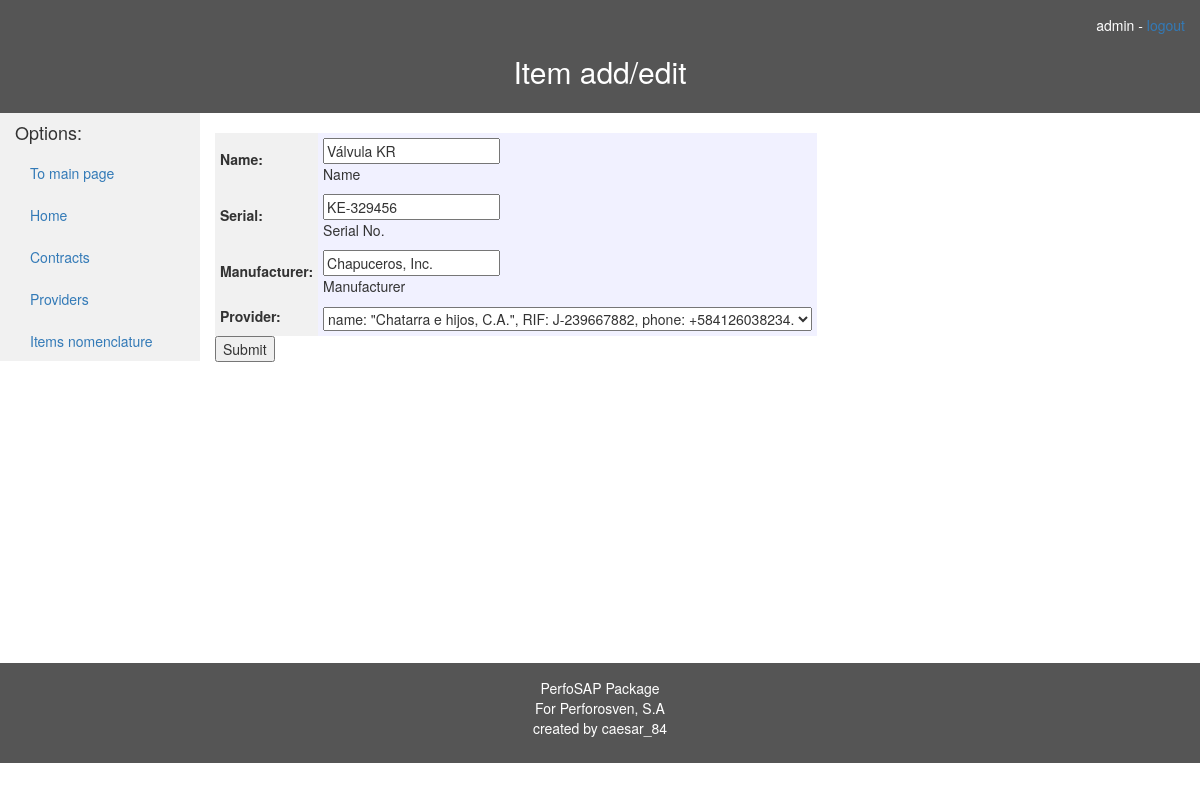
The page /procura/item/1/edit (signed in) on the database its author committed.
### procura/models.py (models this page shows, shortened)
class Item(models.Model):
    name = models.CharField(max_length=100, help_text="Name")
    serial = models.CharField(max_length=50, help_text="Serial No.")
    manufacturer = models.CharField(max_length=50, help_text="Manufacturer")
    provider = models.ForeignKey(Provider)
    class Meta:
        ordering = ["provider", "name"]

class LegalEntity(models.Model):
    name = models.CharField(max_length=100, help_text="Name")
    rif = models.CharField(max_length=11, help_text="RIF")
    address = models.TextField(help_text="Address")
    phone_num = models.CharField(max_length=15, help_text="Phone number")

### procura/views.py (the view)
# urls.py: url(r'^item/(?P<pk>\d+)/edit$', procura.views.UpdateItem.as_view(), name='edit-item'),
@method_decorator(login_required, name='dispatch')
class UpdateItem(UpdateView):
    model = Item
    fields = '__all__'

### procura/models.py (called while the page is built)
    def __str__(self):
        return "name: \"{0}\", " \
               "RIF: {1}, " \
               "phone: {2}."\
            .format(self.name, self.rif, self.phone_num)

### procura/templates/procura/item_form.html (shortened to what this page needs)
{% extends 'procura_static_pages/procura_base_template.html' %}
{% block header %}
    <h2 id="center">Item add/edit </h2>
{% endblock %}
{% block content %}
    <form action="" method="post">
        <table>
            {{ form.as_table }}
        </table>
        <input type="submit" value="Submit"/>
    </form>
{% endblock %}

### procura/templates/procura_static_pages/procura_base_template.html (shortened to what this page needs)
<!DOCTYPE html>
<html lang="en">
<head>
    <link rel="stylesheet" href="https://maxcdn.bootstrapcdn.com/bootstrap/3.3.7/css/bootstrap.min.css"/>
    {% load static %}
    <link rel="stylesheet" href="{% static 'css/styles.css' %}">
</head>
<body>
<header id="center">
    <div style="text-align: right">
        {% if user.is_authenticated %}
            {{ user.get_username }}
            -
            <a href="{% url 'logout' %}?next={{ request.path }}">logout</a>
        {% else %}
            <p><a href="{% url 'login' %}?next={{ request.path }}">Login</a></p>
        {% endif %}
        {% block header %} {% endblock %}
    </div>
</header>
<div class="container-fluid">
    <div class="content">
        <div class="row">
            <div class="col-sm-2 sidenav">
                <h4>Options: </h4>
                {% block sidebar %}
                    <ul class="nav nav-pills nav-stacked">
						<li><a href="{% url 'main:index' %}">To main page</a></li>
                        <li><a href="{% url 'procura:index' %}">Home</a></li>
                        <li><a href="{% url 'procura:contracts' %}">Contracts</a></li>
                        <li><a href="{% url 'procura:providers' %}">Providers</a></li>
                        <li><a href="{% url 'procura:items' %}">Items nomenclature</a></li>
                    </ul>
                {% endblock %}
            </div>
            <div class="col-sm-9 ">
                <br>
                {% block content %}{% endblock %}
            </div>
        </div>
    </div>
</div>
<footer id="center" class="container-fluid">
    <p>
        PerfoSAP Package<br>
        For Perforosven, S.A<br>
        created by caesar_84
    </p>
</footer>
</body>
</html>

### procura/static/css/styles.css (style rules this page uses)
header, footer { background-color: #555; color: white; padding: 15px; }
.sidenav { background-color: #f1f1f1; height: 100%; }
.content { height: 550px }
#center { text-align: center }
th, td { padding: 5px }
th { background-color:#f1f1f1 }
tr { background-color:#f1f1ff }

### rows shown on the page
Item: name "Válvula KR", serial "KE-329456", manufacturer "Chapuceros, Inc.", provider "name: \"Chatarra e hijos, C.A.\", RIF: J-239667882, phone: +584126038234."

### other values the page prints
{{ user.get_username }} "admin"
